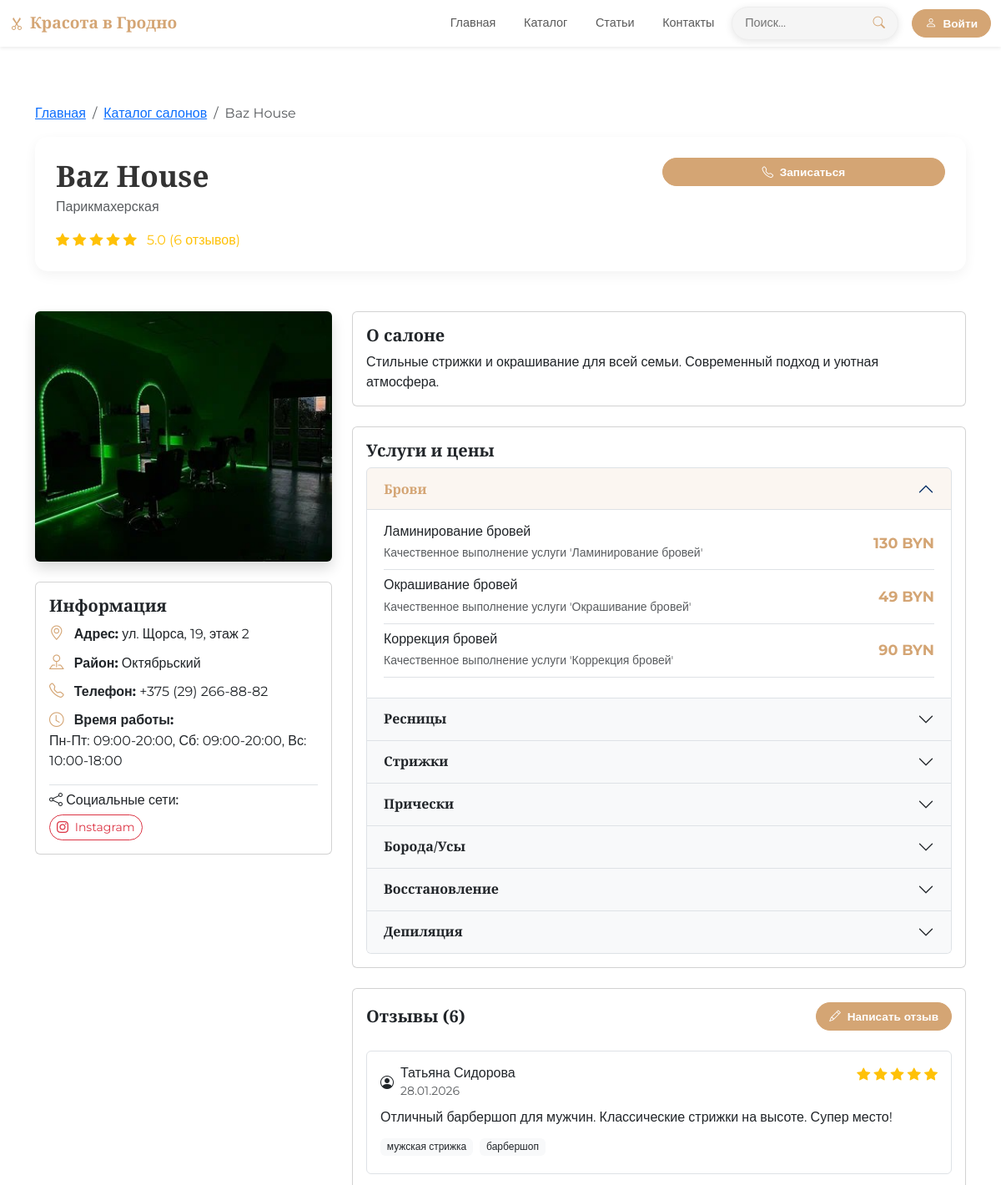
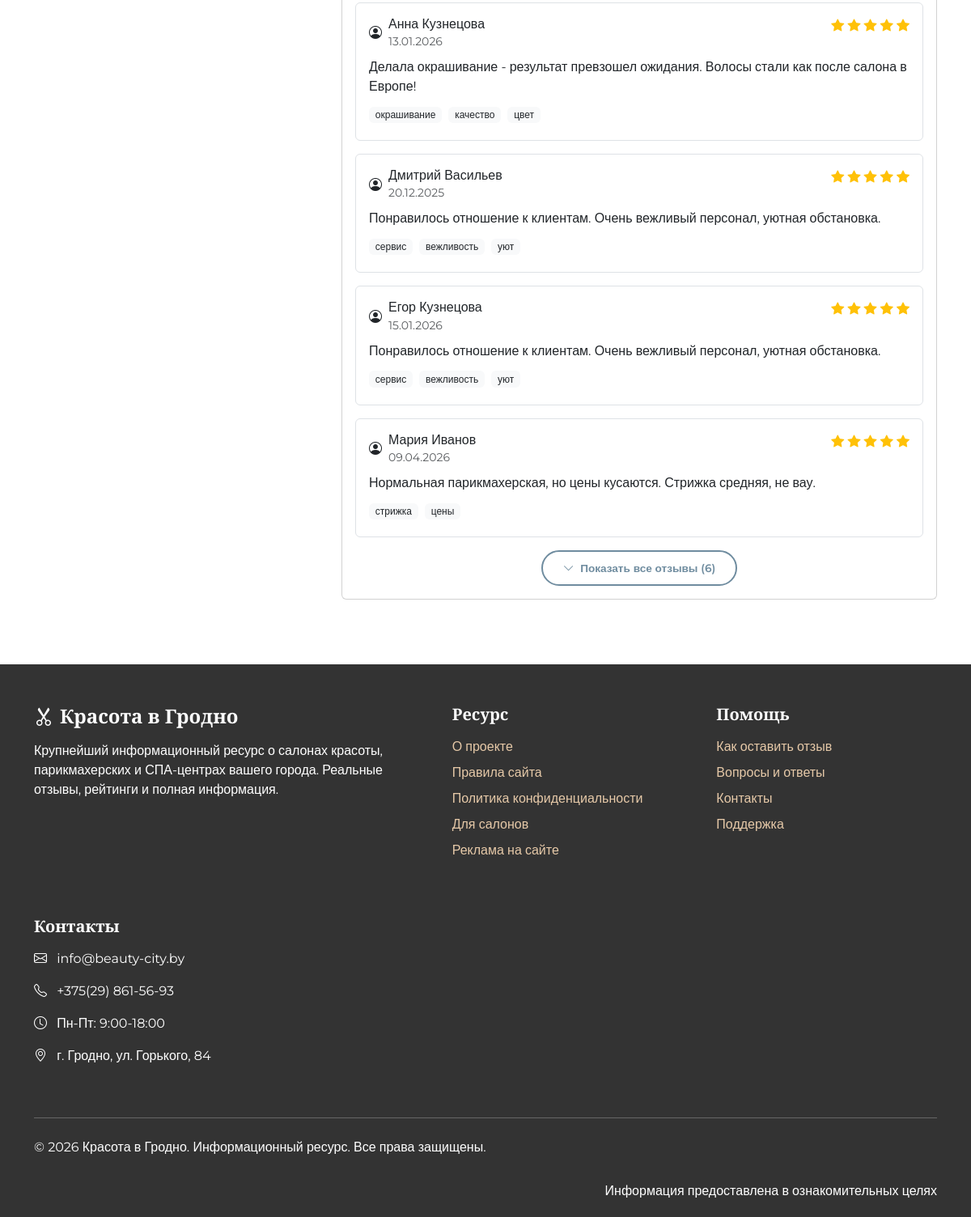
The app's page /catalog/1 with its own data (2 pictures, top to bottom).
### models.py (models this page shows)
class Salon(db.Model):
    __tablename__ = 'salons'
    id = db.Column(db.Integer, primary_key=True)
    name = db.Column(db.String(200))
    category = db.Column(db.String(100))
    description = db.Column(db.Text)
    address = db.Column(db.String(300))
    district = db.Column(db.String(100))
    phone = db.Column(db.String(20))
    working_hours = db.Column(db.String(200))
    rating = db.Column(db.Float, default=0.0)
    reviews_count = db.Column(db.Integer, default=0)
    is_verified = db.Column(db.Boolean, default=False)
    image_url = db.Column(db.String(300), default='/static/img/default.png')
    created_at = db.Column(db.DateTime, server_default=db.func.now())
    social_instagram = db.Column(db.String(300))
    social_vk = db.Column(db.String(300))
    social_facebook = db.Column(db.String(300))
    social_telegram = db.Column(db.String(300))
    services = db.relationship('Service', backref='salon', lazy=True, cascade='all, delete-orphan')
    reviews = db.relationship('Review', backref='salon', lazy=True, cascade='all, delete-orphan')

class Service(db.Model):
    __tablename__ = 'services'
    id = db.Column(db.Integer, primary_key=True)
    salon_id = db.Column(db.Integer, db.ForeignKey('salons.id'))
    category = db.Column(db.String(100))
    name = db.Column(db.String(200))
    description = db.Column(db.Text)
    price = db.Column(db.Integer)

class Review(db.Model):
    __tablename__ = 'reviews'
    id = db.Column(db.Integer, primary_key=True)
    salon_id = db.Column(db.Integer, db.ForeignKey('salons.id'))
    author_name = db.Column(db.String(100))
    rating = db.Column(db.Integer)
    text = db.Column(db.Text)
    tags = db.Column(db.String(300))
    created_at = db.Column(db.DateTime, server_default=db.func.now())
    user_id = db.Column(db.Integer, db.ForeignKey('users.id'), nullable=True)
    user = db.relationship('User', backref='reviews', lazy=True)  # Добавлено

### app.py (the view)
@app.route('/catalog/<int:salon_id>')
def salon_detail(salon_id):
    salon = Salon.query.get_or_404(salon_id)
    services = Service.query.filter_by(salon_id=salon_id).all()
    services_by_category = {}
    for service in services:
        if service.category not in services_by_category:
            services_by_category[service.category] = []
        services_by_category[service.category].append(service)
    reviews = Review.query.filter_by(salon_id=salon_id).all()
    return render_template('salon-detail.html',
        title=salon.name,
        salon=salon,
        services=services,
        services_by_category=services_by_category,
        reviews=reviews
    )

### app.py (called while the page is built)
@app.context_processor
def inject_now():
    return {'now': datetime.now()}

@app.context_processor
def inject_user():
    user_favorites = []
    if current_user.is_authenticated:
        user_favorites = [s.id for s in current_user.favorite_salons.all()]
    return {
        'current_user': current_user,
        'user_favorites': user_favorites
    }

### templates/salon-detail.html (shortened to what this page needs)
{% extends "base.html" %} {% block content %}
<div class="container mt-5 ">
  <nav aria-label="breadcrumb">
    <ol class="breadcrumb">
      <li class="breadcrumb-item"><a href="/">Главная</a></li>
      <li class="breadcrumb-item"><a href="/catalog">Каталог салонов</a></li>
      <li class="breadcrumb-item active" aria-current="page">{{ salon.name }}</li>
    </ol>
  </nav>
  <div class="salon-header mb-5">
    <div class="row">
      <div class="col-md-8">
        <h1 class="salon-title">{{ salon.name }}</h1>
        <p class="text-muted">{{ salon.category }}</p>
        <div class="d-flex flex-wrap align-items-center">
          <div class="rating me-3">
            {% for i in range(5) %}
              {% if i < salon.rating|int %}
              <i class="bi bi-star-fill text-warning"></i>
              {% elif i < salon.rating %}
              <i class="bi bi-star-half text-warning"></i>
              {% else %}
              <i class="bi bi-star text-secondary"></i>
              {% endif %}
            {% endfor %}
            <span class="ms-2">{{ "%.1f"|format(salon.rating) }} ({{ salon.reviews_count }} отзывов)</span>
          </div>
        </div>
      </div>
      <div class="col-md-4">
        <div class="salon-actions">
          {% if salon.phone %}
          <button class="btn btn-beauty mb-2 w-100" onclick="alert('Запись по телефону: {{ salon.phone }}')">
            <i class="bi bi-telephone me-1"></i> Записаться
          </button>
          {% endif %}
        </div>
      </div>
    </div>
  </div>
  <div class="row">
    <div class="col-md-4">
      <div class="salon-photo mb-4">
        <img
          src="{{ salon.image_url }}"
          alt="{{ salon.name }}"
          class="img-fluid rounded shadow"
          style="height: 300px; object-fit: cover; width: 100%;"
          onerror="this.src='/static/img/default.png'"
        />
      </div>
      <div class="card mb-4">
    <div class="card-body">
        <h5 class="card-title">Информация</h5>
        <p class="mb-2">
            <i class="bi bi-geo-alt service-price me-2"></i>
            <strong>Адрес:</strong> {{ salon.address }}
        </p>
        <p class="mb-2">
            <i class="bi bi-pin-map service-price me-2"></i>
            <strong>Район:</strong> {{ salon.district }}
        </p>
        {% if salon.phone %}
        <p class="mb-2">
            <i class="bi bi-telephone service-price me-2"></i>
            <strong>Телефон:</strong> {{ salon.phone }}
        </p>
        {% endif %}
        {% if salon.working_hours %}
        <p class="mb-2">
            <i class="bi bi-clock service-price me-2"></i>
            <strong>Время работы:</strong><br>
            {{ salon.working_hours|replace('\n', '<br>')|safe }}
        </p>
        {% endif %}
        {% if salon.social_instagram or salon.social_vk or salon.social_facebook or salon.social_telegram %}
        <div class="mt-3 pt-2 border-top">
            <h6 class="mb-2"><i class="bi bi-share"></i> Социальные сети:</h6>
            <div class="d-flex flex-wrap gap-2">
                {% if salon.social_instagram %}
                <a href="{{ salon.social_instagram }}" target="_blank" class="btn btn-sm btn-outline-danger" style="border-radius: 20px;">
                    <i class="bi bi-instagram me-1"></i> Instagram
                </a>
                {% endif %}
            </div>
        </div>
        {% endif %}
    </div>
</div>
    </div>
    <div class="col-md-8">
      <div class="card mb-4">
        <div class="card-body">
          <h5 class="card-title">О салоне</h5>
          <p class="card-text">{{ salon.description }}</p>
        </div>
      </div>
{% if services %}
<div class="card mb-4">
  <div class="card-body">
    <h5 class="card-title">Услуги и цены</h5>
    {% if services_by_category %}
    <div class="accordion" id="servicesAccordion">
      {% for category, services_list in services_by_category.items() %}
      <div class="accordion-item">
        <h3 class="accordion-header">
          <button class="accordion-button {% if not loop.first %}collapsed{% endif %}"
                  type="button" data-bs-toggle="collapse"
                  data-bs-target="#collapse{{ loop.index }}">
            {{ category }}
          </button>
        </h3>
        <div id="collapse{{ loop.index }}"
             class="accordion-collapse collapse {% if loop.first %}show{% endif %}"
             data-bs-parent="#servicesAccordion">
          <div class="accordion-body">
            {% for service in services_list %}
            <div class="d-flex justify-content-between align-items-center border-bottom pb-2 mb-2">
              <div>
                <h6 class="mb-1">{{ service.name }}</h6>
                {% if service.description %}
                <small class="text-muted">{{ service.description }}</small>
                {% endif %}
              </div>
              <div>
                <strong class="service-price">
                  {% if service.price %}
                    {{ service.price }} BYN
                  {% else %}
                    По запросу
                  {% endif %}
                </strong>
              </div>
            </div>
            {% endfor %}
          </div>
        </div>
      </div>
      {% endfor %}
    </div>
    {% endif %}
  </div>
</div>
{% endif %}
<div class="card" id="reviews">
  <div class="card-body">
    <div class="d-flex justify-content-between align-items-center mb-4">
      <h5 class="card-title mb-0">Отзывы ({{ reviews|length }})</h5>
      <button class="btn btn-beauty btn-sm" data-bs-toggle="modal" data-bs-target="#addReviewModal">
        <i class="bi bi-pencil me-1"></i> Написать отзыв
      </button>
    </div>
    {% if reviews %}
    <div class="review-list">
      {% for review in reviews[:5] %}
      <div class="review-item mb-3 p-3 border rounded" id="review-{{ review.id }}">
        <div class="d-flex justify-content-between align-items-start mb-2">
          <div class="d-flex align-items-center">
            <i class="bi bi-person-circle me-2" ></i>
            <div>
              <h6 class="mb-0">{{ review.author_name }}</h6>
              <small class="text-muted">
                {% if review.created_at %}
                  {{ review.created_at.strftime('%d.%m.%Y') }}
                {% endif %}
              </small>
            </div>
          </div>
          <div class="rating">
            {% for i in range(5) %}
              {% if i < review.rating %}
              <i class="bi bi-star-fill text-warning"></i>
              {% else %}
              <i class="bi bi-star text-secondary"></i>
              {% endif %}
            {% endfor %}
          </div>
        </div>
        <p class="mb-2">{{ review.text }}</p>
        {% if review.tags %}
        <div class="review-tags">
          {% for tag in review.tags.split(',') %}
          <span class="badge bg-light text-dark me-1">{{ tag.strip() }}</span>
          {% endfor %}
        </div>
        {% endif %}
      </div>
      {% endfor %}
      {% if reviews|length > 5 %}
      <div class="text-center mt-3">
        <button class="btn btn-outline-beauty" type="button" id="showAllReviewsBtn" data-bs-toggle="collapse" data-bs-target="#allReviews" aria-expanded="false" aria-controls="allReviews">
          <i class="bi bi-chevron-down me-1"></i>
          Показать все отзывы ({{ reviews|length }})
        </button>
      </div>
      {% endif %}
    </div>
    {% endif %}
  </div>
</div>
    </div>
  </div>
</div>
{% endblock %}

### static/css/style.css (style rules this page uses)
:root { --primary-color: #d4a574; --secondary-color: #8a6d3b; --dark-color: #333333; --light-color: #f8f9fa; --accent-color: #e6c9a8; --promo-color: #dc3545; --top-1-color: #ffd700; --top-2-color: #c0c0c0; --top-3-color: #cd7f32; }
body { font-family: "Montserrat", sans-serif; color: var(--dark-color); padding-top: 76px; }
h1, h2, h3, h4, h5 { font-family: "Playfair Display", serif; font-weight: 600; }
.review-tags { margin-top: 10px; }
.review-tags .badge { margin-right: 5px; margin-bottom: 5px; font-weight: normal; }
.rating { color: #ffc107; }
.btn-beauty { background-color: var(--primary-color); border-color: var(--primary-color); color: white; padding: 10px 25px; font-weight: 600; border-radius: 30px; transition: all 0.3s; }
.btn-outline-beauty { background: transparent; border: 2px solid white; color: white; padding: 5px 15px; border-radius: 20px; font-size: 0.85rem; transition: all 0.3s; }
.salon-header { padding: 25px; background: white; border-radius: 15px; box-shadow: 0 5px 15px rgba(0, 0, 0, 0.05); }
.salon-title { font-family: "Playfair Display", serif; font-size: 2.2rem; margin-bottom: 5px; color: var(--dark-color); }
.salon-actions { display: flex; flex-direction: column; gap: 10px; }
.btn-outline-beauty { background: transparent; border: 2px solid var(--primary-color); color: var(--primary-color); padding: 10px 25px; font-weight: 600; border-radius: 30px; transition: all 0.3s; }
.accordion-button { background: #f8f9fa; font-weight: 600; padding: 15px 20px; }
.accordion-button:not(.collapsed) { background: rgba(212, 165, 116, 0.1); color: var(--primary-color); }
.service-price { font-weight: 700; color: var(--primary-color); font-size: 1.1rem; }
.btn-beauty { background-color: var(--primary-color); border-color: var(--primary-color); color: white; padding: 12px 30px; font-weight: 600; border-radius: 10px; transition: all 0.3s; }
.btn-outline-beauty { color: #6f8c9f; border-color: #6f8c9f; background: transparent; }
html { scroll-behavior: smooth; }
#reviews { scroll-margin-top: 80px; }
.btn-beauty { padding: 8px 20px; border-radius: 25px; font-size: 0.9rem; }
@media (max-width: 1399px) and (min-width: 992px) { .btn-beauty { padding: 6px 15px; font-size: 0.85rem; } }

### records on screen
Salon: name "Baz House", category "Парикмахерская", rating "5.0", reviews_count "6", image_url (picture), address "ул. Щорса, 19, этаж 2", district "Октябрьский", phone "+375 (29) 266-88-82", working_hours "Пн-Пт: 09:00-20:00, Сб: 09:00-20:00, Вс: 10:00-18:00", description "Стильные стрижки и окрашивание для всей семьи. Современный подход и уютная атмосфера."
Service: category "Брови", name "Ламинирование бровей", description "Качественное выполнение услуги 'Ламинирование бровей'", price "130"
Service: name "Окрашивание бровей", description "Качественное выполнение услуги 'Окрашивание бровей'", price "49"
Service: name "Коррекция бровей", description "Качественное выполнение услуги 'Коррекция бровей'", price "90"
Service: category "Ресницы"
Service: category "Стрижки"
Service: category "Прически"
Service: category "Борода/Усы"
Service: category "Восстановление"
Service: category "Депиляция"
Review: author_name "Татьяна Сидорова", created_at "28.01.2026", rating 5 (drawn), text "Отличный барбершоп для мужчин. Классические стрижки на высоте. Супер место!", strip "мужская стрижка" "барбершоп"
Review: author_name "Анна Кузнецова", created_at "13.01.2026", rating 5 (drawn), text "Делала окрашивание - результат превзошел ожидания. Волосы стали как после салона в Европе!", strip "окрашивание" "качество" "цвет"
Review: author_name "Дмитрий Васильев", created_at "20.12.2025", rating 5 (drawn), text "Понравилось отношение к клиентам. Очень вежливый персонал, уютная обстановка.", strip "сервис" "вежливость" "уют"
Review: author_name "Егор Кузнецова", created_at "15.01.2026", rating 5 (drawn), text "Понравилось отношение к клиентам. Очень вежливый персонал, уютная обстановка.", strip "сервис" "вежливость" "уют"
Review: author_name "Мария Иванов", created_at "09.04.2026", rating 5 (drawn), text "Нормальная парикмахерская, но цены кусаются. Стрижка средняя, не вау.", strip "стрижка" "цены"

### other values on screen
{{ reviews|length }} "6"
